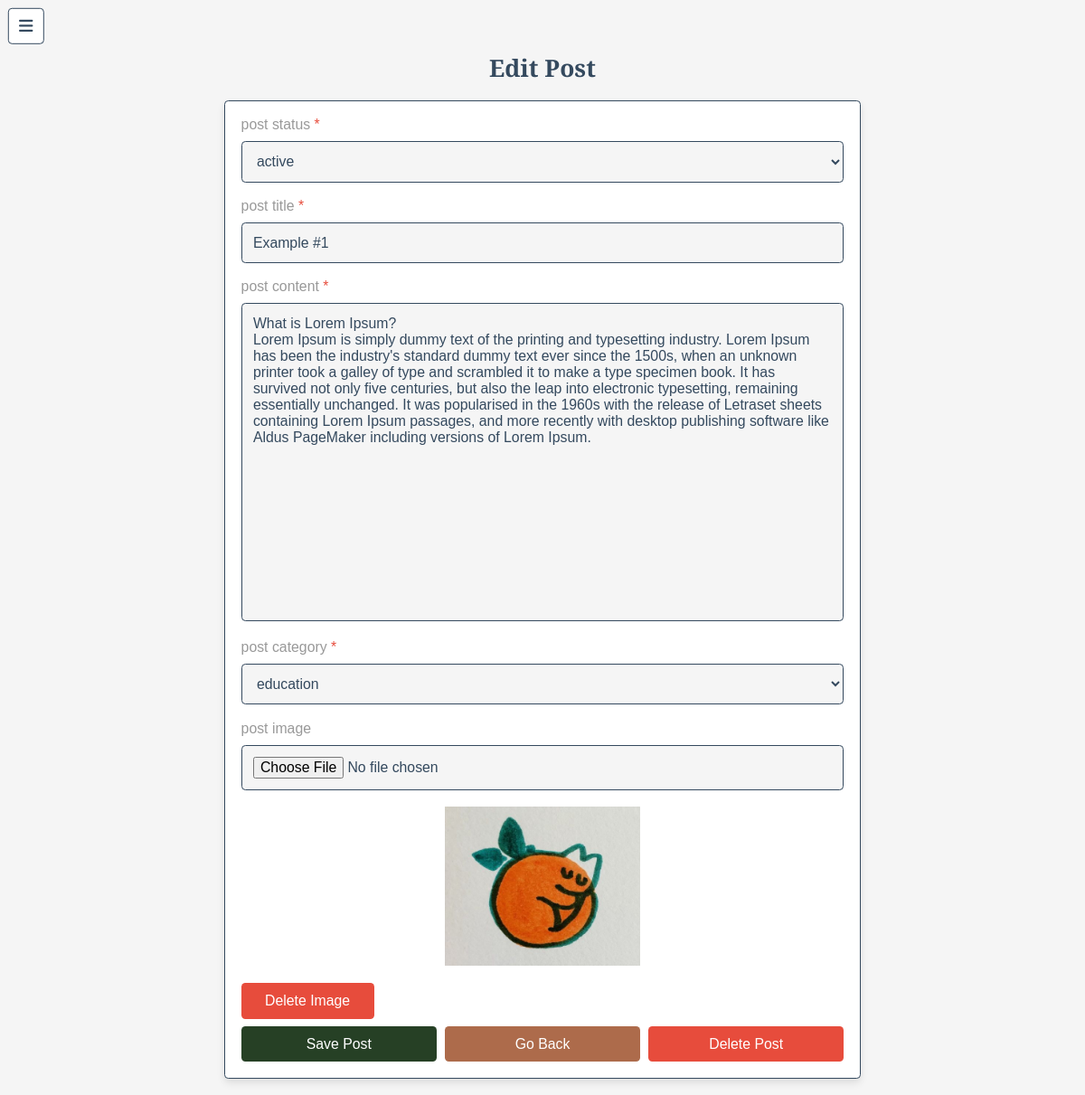
/admin/edit_post.php?id=1 (signed in), run on the app's committed database.
### tables this page shows
CREATE TABLE `posts` (
  `id` int(100) NOT NULL,
  `admin_id` int(100) NOT NULL,
  `name` varchar(100) NOT NULL,
  `title` varchar(100) NOT NULL,
  `content` varchar(10000) NOT NULL,
  `category` varchar(50) NOT NULL,
  `image` varchar(100) NOT NULL,
  `date` date NOT NULL DEFAULT current_timestamp(),
  `status` varchar(10) NOT NULL
);

### admin/edit_post.php (the view, shortened to what this page needs)
<?php
include '../components/connect.php';
?>
<!DOCTYPE html>
<html lang="en">
<head>
   <link rel="stylesheet" href="https://cdnjs.cloudflare.com/ajax/libs/font-awesome/6.1.1/css/all.min.css">
   <link rel="stylesheet" href="../css/admin_style.css">
</head>
<body>
<?php include '../components/admin_header.php' ?>
<section class="post-editor">
   <h1 class="heading">edit post</h1>
   <?php
      $post_id = $_GET['id'];
      $select_posts = $conn->prepare("SELECT * FROM `posts` WHERE id = ?");
      $select_posts->execute([$post_id]);
      if($select_posts->rowCount() > 0){
         while($fetch_posts = $select_posts->fetch(PDO::FETCH_ASSOC)){
   ?>
   <form action="" method="post" enctype="multipart/form-data">
      <p>post status <span>*</span></p>
      <select name="status" class="box" required>
         <option value="<?= $fetch_posts['status']; ?>" selected><?= $fetch_posts['status']; ?></option>
      </select>
      <p>post title <span>*</span></p>
      <input type="text" name="title" maxlength="100" required placeholder="add post title" class="box" value="<?= $fetch_posts['title']; ?>">
      <p>post content <span>*</span></p>
      <textarea name="content" class="box" required maxlength="10000" placeholder="write your content..." cols="30" rows="10"><?= $fetch_posts['content']; ?></textarea>
      <p>post category <span>*</span></p>
      <select name="category" class="box" required>
         <option value="<?= $fetch_posts['category']; ?>" selected><?= $fetch_posts['category']; ?></option>
      </select>
      <p>post image</p>
      <input type="file" name="image" class="box" accept="image/jpg, image/jpeg, image/png, image/webp">
      <?php if($fetch_posts['image'] != ''){ ?>
         <img src="../uploaded_img/<?= $fetch_posts['image']; ?>" class="image" alt="">
         <input type="submit" value="delete image" class="inline-delete-btn" name="delete_image">
      <?php } ?>
      <div class="flex-btn">
         <input type="submit" value="save post" name="save" class="btn">
         <a href="view_posts.php" class="option-btn">go back</a>
         <input type="submit" value="delete post" class="delete-btn" name="delete_post">
      </div>
   </form>
   <?php
         }
      }
   ?>
</section>
</body>
</html>

### css/admin_style.css (style rules this page uses)
:root { --main-color:#264025; --red:#e74c3c; --orange:#AD6B4B; --black:#34495e; --white:#fff; --light-bg:#f5f5f5; --light-color:#999; --border:.2rem solid var(--black); --box-shadow:0 .5rem 1rem rgba(0,0,0,.1); }
* { font-family: 'Playfair Display', sans-serif; margin:0; padding:0; box-sizing: border-box; text-decoration: none; outline: none; border:none; }
html { font-size: 62.5%; overflow-x: hidden; }
body { background-color: var(--light-bg); padding-left: 35rem; }
section { max-width: 1200px; margin:0 auto; padding:2rem; }
.btn, .delete-btn, .option-btn, .inline-btn, .inline-option-btn, .inline-delete-btn { margin-top: 1rem; border-radius: .5rem; cursor: pointer; font-size: 1.8rem; color:var(--white); padding:1.2rem 3rem; text-transform: capitalize; text-align: center; }
.inline-btn, .inline-option-btn, .inline-delete-btn { display: inline-block; margin-right: 1rem; }
.btn, .delete-btn, .option-btn { display: block; width: 100%; }
.inline-btn, .btn { background-color: var(--main-color); }
.inline-delete-btn, .delete-btn { background-color: var(--red); }
.inline-option-btn, .option-btn { background-color: var(--orange); }
.flex-btn { display: flex; gap:1rem; }
.heading { text-align: center; margin-bottom: 2rem; text-transform: capitalize; color:var(--black); font-size: 3rem; }
.post-editor form { background-color: var(--white); border-radius: .5rem; border: var(--border); padding:2rem; box-shadow: var(--box-shadow); max-width: 80rem; margin:0 auto; padding-top: 1rem; }
.post-editor form p { font-size: 1.8rem; color:var(--light-color); padding-top: 1rem; }
.post-editor form p span { color:var(--red); }
.post-editor form .box { width: 100%; margin:1rem 0; border-radius: .5rem; border: var(--border); padding:1.4rem; font-size: 1.8rem; color:var(--black); background-color: var(--light-bg); }
.post-editor form textarea { height: 40rem; resize: none; }
.post-editor form .image { width: 100%; height: 20rem; object-fit: contain; margin:1rem 0; }
@media (max-width:1200px) { html { font-size: 55%; } }
@media (max-width:1200px) { body { padding-left: 0; } }

### data on the page
posts: status "active", title "Example #1", content "What is Lorem Ipsum? Lorem Ipsum is simply dummy text of the printing and typesetting industry. Lorem Ipsum has been the industry's standard dummy text ever since the 1500s, when an unknown printer took a galley of type and scrambled it to make a type specimen book. It has survived not only five centuries, but also the leap into electronic typesetting, remaining essentially unchanged. It was popularised in the 1960s with the release of Letraset sheets containing Lorem Ipsum passages, and more recently with desktop publishing software like Aldus PageMaker including versions of Lorem Ipsum.", category "education", image (picture)
